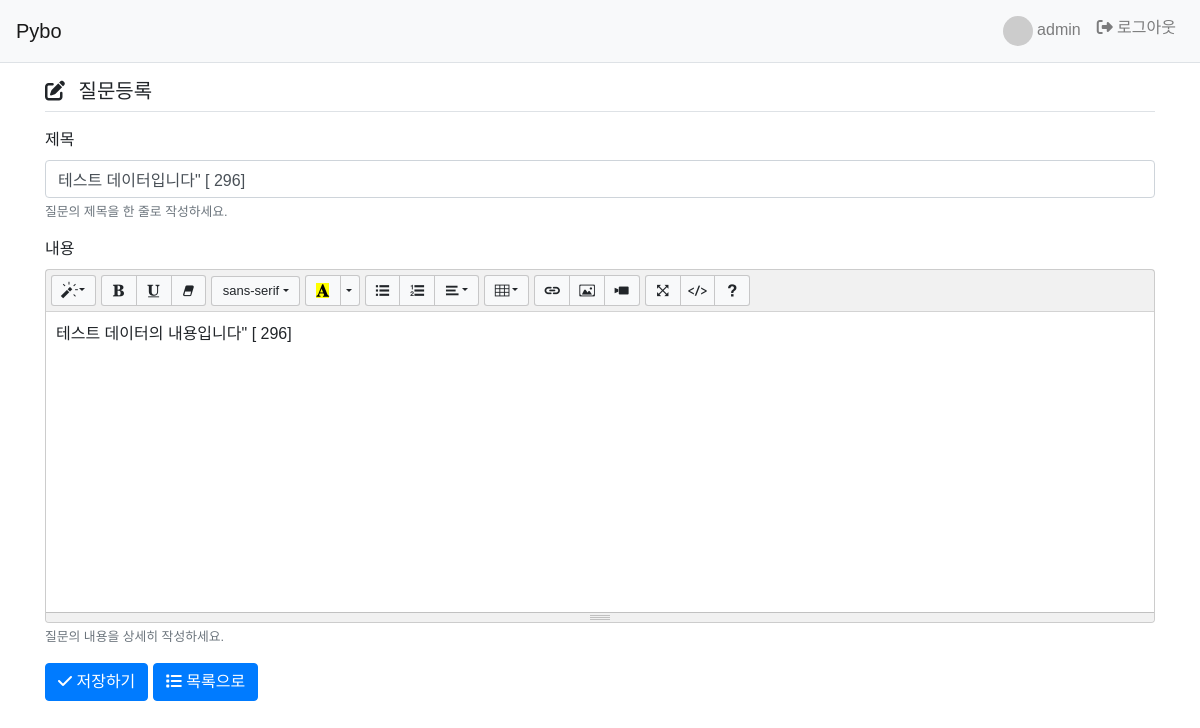
Before: /pybo/question/modify/302/ (signed in) with the older database file.
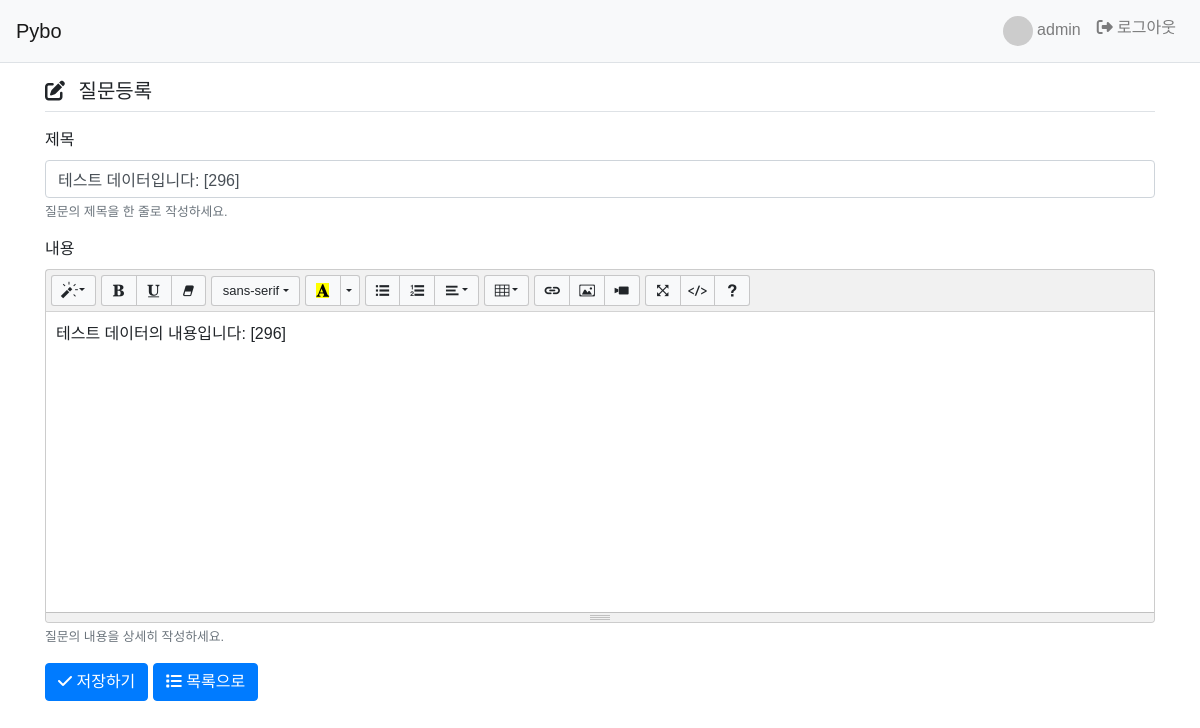
After: the same page with the newer database file.
### pybo/models.py (models this page shows, shortened)
class Question(models.Model):
    author = models.ForeignKey(User, on_delete=models.CASCADE, related_name='author_question')
    subject = models.CharField('제목', max_length=200,
                               help_text='질문의 제목을 한 줄로 작성하세요.')
    content = models.TextField('내용', help_text='질문의 내용을 상세히 작성하세요.')
    create_date = models.DateTimeField('생성일')
    modify_date = models.DateTimeField(null=True, blank=True)
    voter=models.ManyToManyField(User, related_name='voter_question')

### pybo/views/question_views.py (the view)
# urls.py: path('question/modify/<int:question_id>/', question_views.question_modify, name='question_modify'),
@login_required(login_url='common:login')
def question_modify(request, question_id):
    question = get_object_or_404(Question, pk=question_id)
    if request.user != question.author:
        messages.error(request, '수정권한이 없습니다')
        return redirect('pybo:detail', question_id=question.id)
    if request.method == "POST":
        form = QuestionForm(request.POST, instance=question)
        if form.is_valid():
            question = form.save(commit=False)
            question.author = request.user
            question.modify_date = timezone.now()  # 수정일시 저장
            question.save()
            return redirect('pybo:detail', question_id=question.id)
    else:
        form = QuestionForm(instance=question)
    context = {'form': form}
    return render(request, 'pybo/question_form.html', context)

### pybo/forms.py
class QuestionForm(forms.ModelForm):
    class Meta:
        model = Question
        fields = ['subject', 'content']
        widgets = {
            'subject': forms.TextInput(attrs={'placeholder': '제목을 입력하세요.'}),
            'content': forms.Textarea(attrs={'placeholder': '내용을 입력하세요.'}),
        }

### pybo/templatetags/pybo_filter.py (called while the page is built)
@register.simple_tag()
def avatar(uid):
    tag=f'<img class="avatar" src="https://randomuser.me/api/portraits/men/{uid}.jpg"/>'
    return mark_safe(tag)

### templates/pybo/question_form.html (shortened to what this page needs)
{% extends 'base.html' %}
{% load bootstrap4 %}
{% load static %}
{% block style %}
  <link rel="stylesheet" href="{% static 'summernote-bs4.min.css' %}">
{% endblock %}
{% block content %}
  <h5 class="my-3 border-bottom pb-2">
    <i class="fa-solid fa-pen-to-square mr-2"></i>
    질문등록
  </h5>
  <form method="post" class="post-form my-3">
    {% bootstrap_form form %}
    <button type="submit" class="btn btn-primary">
      <i class="fa-solid fa-check"></i>
      저장하기
    </button>
    <a href="{% url 'pybo:index' %}" class="btn btn-primary">
      <i class="fa-solid fa-list"></i>
      목록으로
    </a>
  </form>
{% endblock content %}

Changed rows visible on the page:
changed Question: subject "테스트 데이터입니다\" [ 296]" → "테스트 데이터입니다: [296]"
Other visible differences:
text no longer shown: "제목 질문의 제목을 한 줄로 작성하세요. sans-serif 테스트 데이터의 내용입니다\" [ 296] 내용 질문의 내용을 상세히 작성하세요."
text now shown: "제목 질문의 제목을 한 줄로 작성하세요. sans-serif 테스트 데이터의 내용입니다: [296] 내용 질문의 내용을 상세히 작성하세요."
